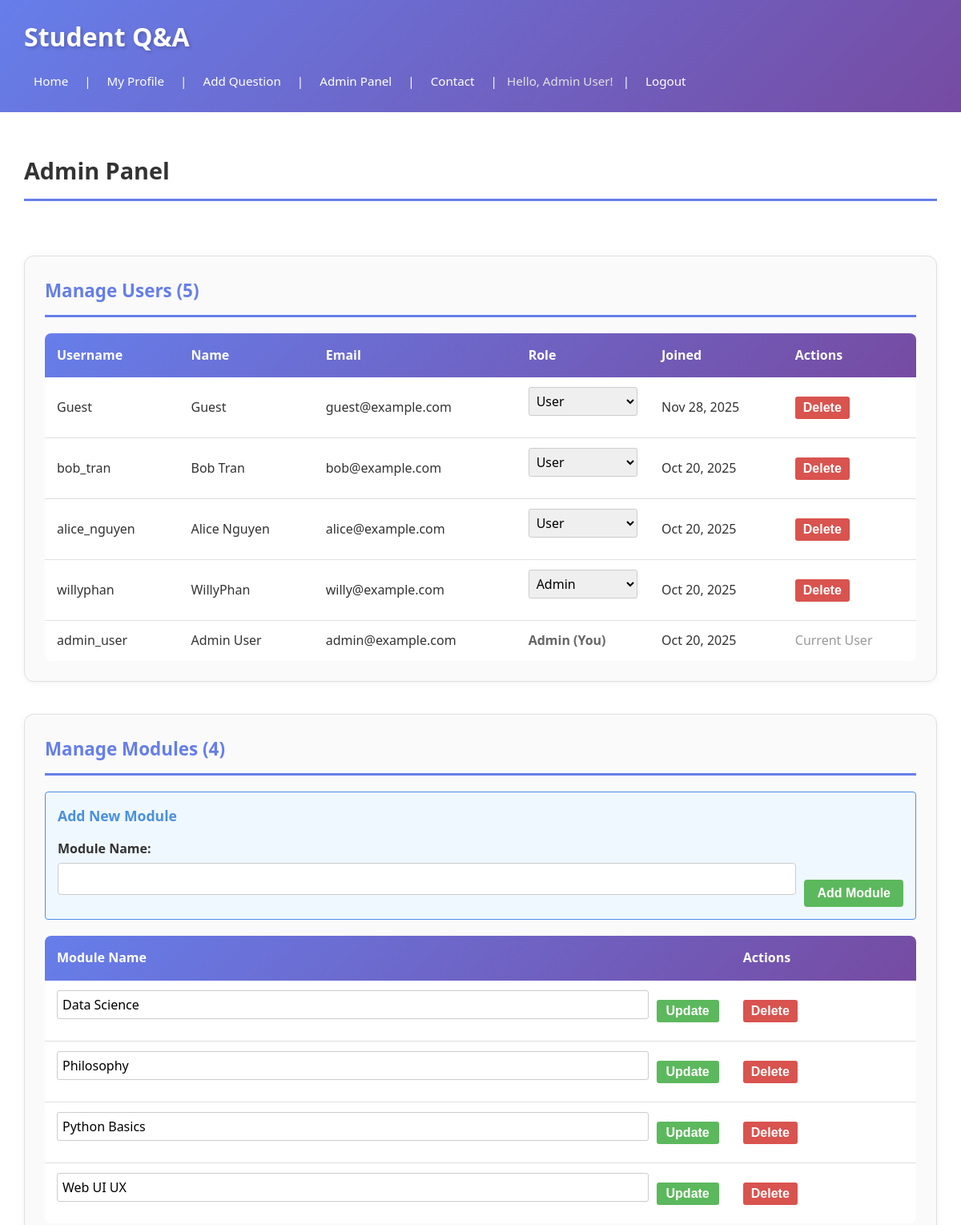
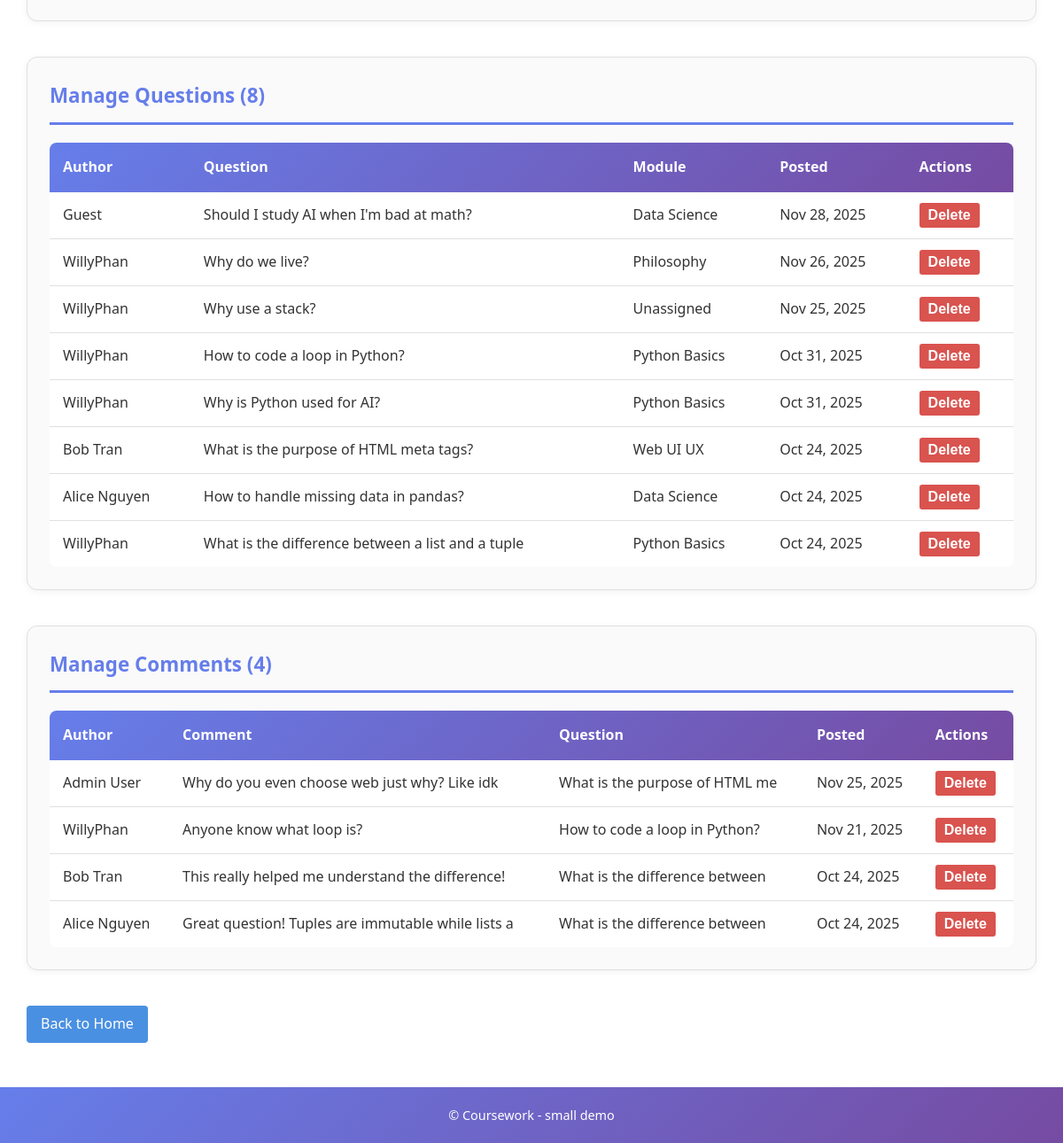
The app's page /admin/admin_panel.php (signed in), older data (2 pictures, top to bottom).
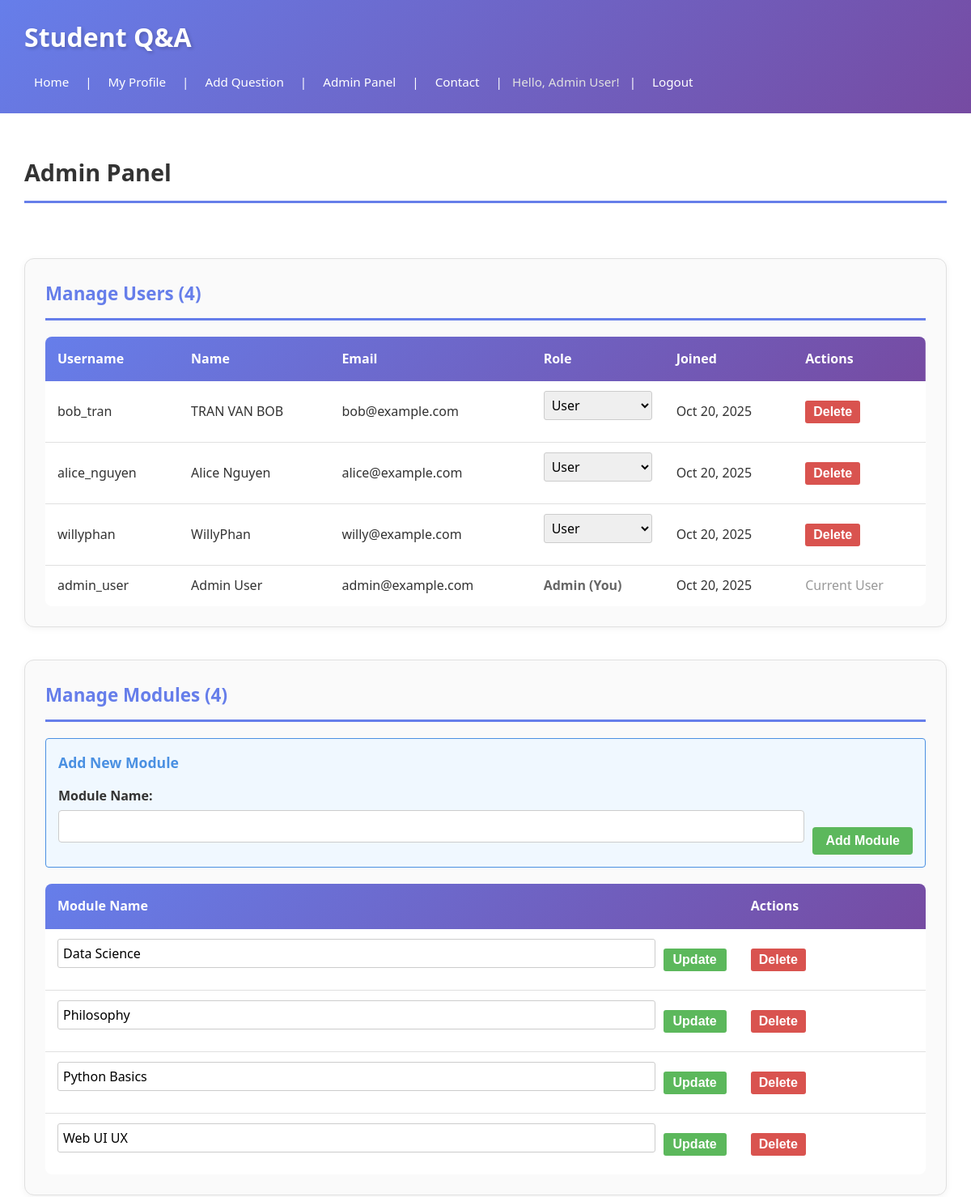
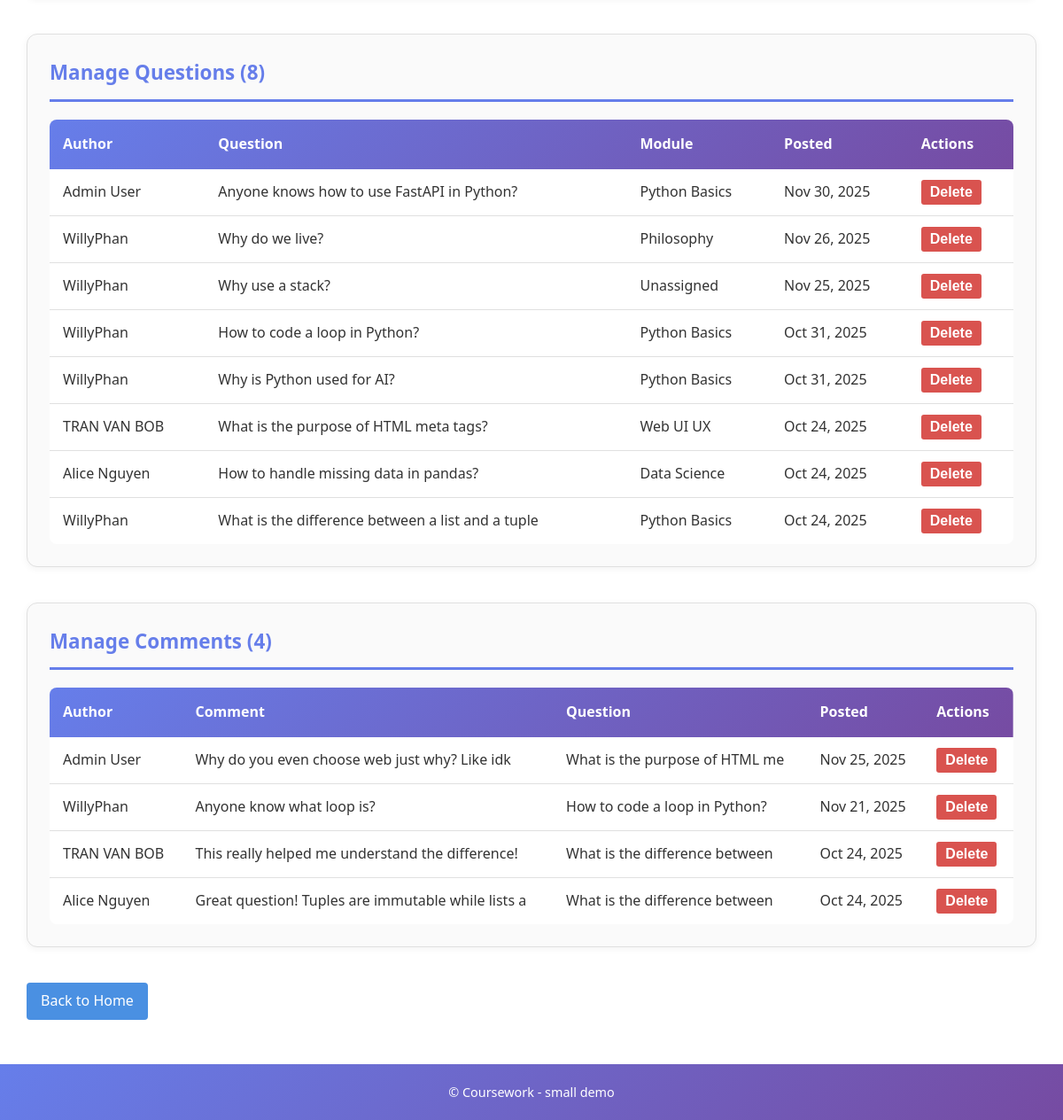
The same page, newer data (2 pictures, top to bottom).
### tables this page shows
CREATE TABLE `user` (
  `id` int(11) NOT NULL,
  `username` varchar(100) NOT NULL,
  `name` varchar(100) NOT NULL,
  `email` varchar(100) NOT NULL,
  `password` varchar(255) NOT NULL,
  `role` enum('user','admin') NOT NULL DEFAULT 'user',
  `avatar` varchar(255) DEFAULT NULL,
  `created_at` datetime NOT NULL DEFAULT current_timestamp()
);

CREATE TABLE `module` (
  `id` int(11) NOT NULL,
  `name` varchar(100) NOT NULL
);

CREATE TABLE `question` (
  `id` int(11) NOT NULL,
  `text` text NOT NULL,
  `date` datetime NOT NULL,
  `userid` int(11) NOT NULL,
  `moduleid` int(11) DEFAULT NULL,
  `img` varchar(255) DEFAULT NULL
);

CREATE TABLE `comment` (
  `id` int(11) NOT NULL,
  `text` text NOT NULL,
  `date` datetime NOT NULL DEFAULT current_timestamp(),
  `userid` int(11) NOT NULL,
  `questionid` int(11) NOT NULL
);

### admin/admin_panel.php (called while the page is built, shortened)
<?php
require __DIR__ . '/../includes/DatabaseConnection.php';
require __DIR__ . '/../includes/DataBaseFunctions.php';
$allUsers = getAllUsers($pdo);
$allModules = allModules($pdo);
$allQuestions = allQuestions($pdo);
$allComments = getAllComments($pdo);
include __DIR__ . '/../templates/admin_panel.php';
$output = ob_get_clean();
include __DIR__ . '/../templates/layout.php';
?>

### includes/DataBaseFunctions.php (called while the page is built, shortened)
<?php
function getCurrentUser() {
    return $_SESSION['user'] ?? null;
}
function isLoggedIn() {
    return isset($_SESSION['user']);
}
function isAdmin() {
    return isset($_SESSION['user']) && $_SESSION['user']['role'] === 'admin';
}
function getAllUsers($pdo) {
    $sql = "SELECT id, username, name, email, role, avatar, created_at FROM `user` ORDER BY created_at DESC";
    return query($pdo, $sql)->fetchAll();
}
function query($pdo, $sql, $params = []) {
    $stmt = $pdo->prepare($sql);
    $stmt->execute($params);
    return $stmt;
}
function allQuestions($pdo) {
    $sql = "SELECT q.id, q.text AS questiontext, q.date, q.img, q.userid, q.moduleid,
                   m.name AS modulename, u.name AS name, u.username AS username, u.avatar
            FROM question q
            LEFT JOIN module m ON q.moduleid = m.id
            LEFT JOIN `user` u ON q.userid = u.id
            ORDER BY q.date DESC";
    return query($pdo, $sql)->fetchAll();
}
function getAllComments($pdo) {
    $sql = "SELECT c.id, c.text, c.date, c.userid, c.questionid, u.username, u.name, q.text AS questiontext
            FROM comment c
            LEFT JOIN `user` u ON c.userid = u.id
            LEFT JOIN question q ON c.questionid = q.id
            ORDER BY c.date DESC";
    return query($pdo, $sql)->fetchAll();
}
function allModules($pdo) {
    return query($pdo, 'SELECT id, name FROM module ORDER BY name')->fetchAll();
}
?>

### templates/admin_panel.php (the view, shortened to what the changed rows need)
<div class="admin-panel">
    <h2>Admin Panel</h2>
    <div class="admin-section" id="users">
        <h3>Manage Users (<?=count($allUsers)?>)</h3>
        <div class="table-responsive">
            <table class="admin-table">
                <thead>
                    <tr>
                        <th>Username</th>
                        <th>Name</th>
                        <th>Email</th>
                        <th>Role</th>
                        <th>Joined</th>
                        <th>Actions</th>
                    </tr>
                </thead>
                <tbody>
                    <?php foreach ($allUsers as $u): ?>
                        <tr>
                            <td><?=htmlspecialchars($u['username'])?></td>
                            <td><?=htmlspecialchars($u['name'])?></td>
                            <td><?=htmlspecialchars($u['email'])?></td>
                            <td>
                                <?php if ($u['id'] != getCurrentUser()['id']): ?>
                                    <form action="" method="post" style="display:inline; margin:0;">
                                        <select name="role" onchange="this.form.submit()" style="padding:5px; border:1px solid #ccc; border-radius:3px;">
                                            <option value="user" <?=$u['role'] === 'user' ? 'selected' : ''?>>User</option>
                                            <option value="admin" <?=$u['role'] === 'admin' ? 'selected' : ''?>>Admin</option>
                                        </select>
                                    </form>
                                <?php else: ?>
                                    <span style="color:#666; font-weight:bold;"><?=ucfirst($u['role'])?> (You)</span>
                                <?php endif; ?>
                            </td>
                            <td><?=htmlspecialchars(date('M d, Y', strtotime($u['created_at'])))?></td>
                            <td>
                                <?php if ($u['id'] != getCurrentUser()['id']): ?>
                                    <form action="" method="post" style="display:inline;">
                                        <input type="submit" value="Delete" onclick="return confirm('Delete this user? This will also delete their questions and comments.');" style="background:#d9534f; color:white; border:none; padding:5px 10px; border-radius:3px; cursor:pointer;">
                                    </form>
                                <?php else: ?>
                                    <span style="color:#999;">Current User</span>
                                <?php endif; ?>
                            </td>
                        </tr>
                    <?php endforeach; ?>
                </tbody>
            </table>
        </div>
    </div>
    <div class="admin-section" id="modules">
        <div class="table-responsive">
            <table class="admin-table">
                <thead>
                    <tr>
                        <th>Module Name</th>
                        <th>Actions</th>
                    </tr>
                </thead>
                <tbody>
                    <?php foreach ($allModules as $m): ?>
                        <tr>
                            <td>
                                <form action="" method="post" style="display:flex; gap:10px; align-items:center; margin:0;">
                                    <input type="text" name="module_name" value="<?=htmlspecialchars($m['name'])?>"
                                           required maxlength="100"
                                           style="flex:1; padding:6px; border:1px solid #ccc; border-radius:3px;">
                                    <button type="submit" style="padding:5px 12px; background:#5cb85c; color:white; border:none; border-radius:3px; cursor:pointer;">
                                        Update
                                    </button>
                                </form>
                            </td>
                            <td>
                                <form action="" method="post" style="display:inline;">
                                    <input type="submit" value="Delete" onclick="return confirm('Delete this module? Questions assigned to it will become unassigned.');" style="background:#d9534f; color:white; border:none; padding:5px 10px; border-radius:3px; cursor:pointer;">
                                </form>
                            </td>
                        </tr>
                    <?php endforeach; ?>
                </tbody>
            </table>
        </div>
    </div>
    <div class="admin-section" id="questions">
        <div class="table-responsive">
            <table class="admin-table">
                <thead>
                    <tr>
                        <th>Author</th>
                        <th>Question</th>
                        <th>Module</th>
                        <th>Posted</th>
                        <th>Actions</th>
                    </tr>
                </thead>
                <tbody>
                    <?php foreach ($allQuestions as $q): ?>
                        <tr>
                            <td><?=htmlspecialchars($q['name'] ?? 'Unknown')?></td>
                            <td><?=htmlspecialchars(substr($q['questiontext'], 0, 50))?></td>
                            <td><?=htmlspecialchars($q['modulename'] ?? 'Unassigned')?></td>
                            <td><?=htmlspecialchars(date('M d, Y', strtotime($q['date'])))?></td>
                            <td>
                                <form action="" method="post" style="display:inline;">
                                    <input type="submit" value="Delete" onclick="return confirm('Delete this question and its comments?');" style="background:#d9534f; color:white; border:none; padding:5px 10px; border-radius:3px; cursor:pointer;">
                                </form>
                            </td>
                        </tr>
                    <?php endforeach; ?>
                </tbody>
            </table>
        </div>
    </div>
    <div class="admin-section" id="comments">
        <div class="table-responsive">
            <table class="admin-table">
                <thead>
                    <tr>
                        <th>Author</th>
                        <th>Comment</th>
                        <th>Question</th>
                        <th>Posted</th>
                        <th>Actions</th>
                    </tr>
                </thead>
                <tbody>
                    <?php foreach ($allComments as $c): ?>
                        <tr>
                            <td><?=htmlspecialchars($c['name'] ?? 'Unknown')?></td>
                            <td><?=htmlspecialchars(substr($c['text'], 0, 50))?></td>
                            <td><?=htmlspecialchars(substr($c['questiontext'] ?? '', 0, 30))?></td>
                            <td><?=htmlspecialchars(date('M d, Y', strtotime($c['date'])))?></td>
                            <td>
                                <form action="" method="post" style="display:inline;">
                                    <input type="submit" value="Delete" onclick="return confirm('Delete this comment?');" style="background:#d9534f; color:white; border:none; padding:5px 10px; border-radius:3px; cursor:pointer;">
                                </form>
                            </td>
                        </tr>
                    <?php endforeach; ?>
                </tbody>
            </table>
        </div>
    </div>
</div>

### templates/layout.php (shortened to what the changed rows need)
<!DOCTYPE html>
<html lang="en">
<head>
    <?php $navBase = (strpos($_SERVER['PHP_SELF'], '/admin/') !== false) ? '../' : ''; ?>
    <link rel="stylesheet" href="<?= $navBase ?>styles.css">
</head>
<body>
    <header>
        <h1>Student Q&amp;A</h1>
        <nav>
            <a href="<?= $navBase ?>index.php">Home</a> |
            <?php if (isLoggedIn()): ?>
                <a href="<?= $navBase ?>profile.php?username=<?=htmlspecialchars(getCurrentUser()['username'])?>">My Profile</a> |
                <a href="<?= $navBase ?>addquestion.php">Add Question</a> |
                <?php if (isAdmin()): ?>
                    <a href="<?= $navBase ?>admin/admin_panel.php">Admin Panel</a> |
                <?php endif; ?>
                <a href="<?= $navBase ?>contact.php">Contact</a> |
                <span>Hello, <?=htmlspecialchars(getCurrentUser()['name'])?>!</span> |
                <a href="<?= $navBase ?>logout.php">Logout</a>
            <?php else: ?>
                <a href="<?= $navBase ?>login.php">Login</a> |
                <a href="<?= $navBase ?>register.php">Register</a> |
                <a href="<?= $navBase ?>contact.php">Contact</a>
            <?php endif; ?>
        </nav>
    </header>
    <main>
        <?=$output?>
    </main>
</body>
</html>

Row changes from the older to the newer data that the page shows:
removed user: username "Guest", name "Guest", email "guest@example.com", role "User", created_at "Nov 28, 2025"
removed question: userid.name "Guest", text "Should I study AI when I'm bad at math?", moduleid.name "Data Science", date "Nov 28, 2025"
changed user "bob_tran": name "Bob Tran" → "TRAN VAN BOB"
changed user "willyphan": role "Admin" → "User"
added question: userid.name "Admin User", text "Anyone knows how to use FastAPI in Python?", moduleid.name "Python Basics", date "Nov 30, 2025"
changed through a linked row, question "What is the purpose of HTML meta tags?": userid.name "Bob Tran" → "TRAN VAN BOB"
changed through a linked row, comment "This really helped me understand the difference!": userid.name "Bob Tran" → "TRAN VAN BOB"
Text that changed along with them:
count($allUsers): "5" → "4"
